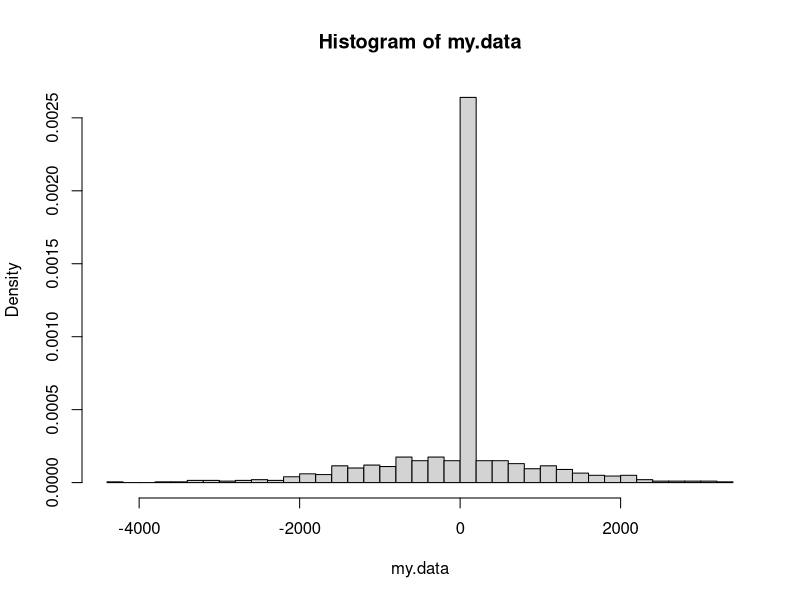
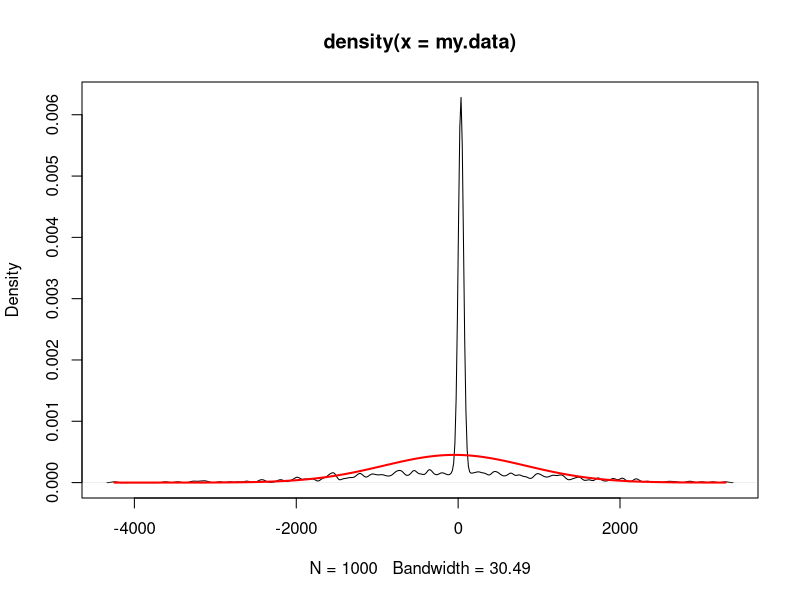
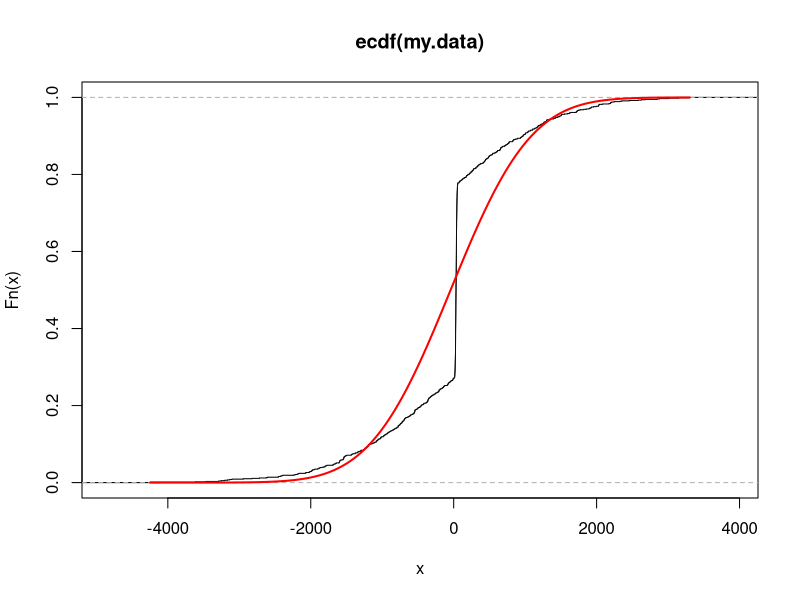

Recreate these plots in R, in order.
## ---- chunk 1
id = (35+67+1)/3
# your code here
n <- 1000
sigma_1 <- 3
sigma_2 <- id
mu_1 <- id
mu_2 <- -2
mean <- c(mu_1, mu_2)
sd <- c(sigma_1, sigma_2)
my.data <- rnorm(n, mean, sd^2)
summary(my.data)
## ---- chunk 2
# draw histogram
hist(my.data, breaks = 30, probability = T)
# superimpose empirical density
plot(density(my.data))
# superimpose normal density
x <- seq(min(my.data), max(my.data), by = .01)
lines(x, dnorm(x, mean = mean(my.data), sd = sd(my.data)), col = "red", lwd = 2)
# plot(ecdf(my.data))
# lines(my.data, pnorm(my.data, mean = mean(my.data), sd = sd(my.data)), col ="red", lwd = 2)
## ---- chunk 3
# plot ecdf
plot(ecdf(my.data))
# superimpose cdf for standard normal
x <- seq(min(my.data), max(my.data), by = .01)
lines(x, pnorm(x, mean = mean(my.data), sd = sd(my.data)), col = "red", lwd = 2)

# calculate maximal difference
max(abs(ecdf(my.data)(x) - pnorm(x, mean = mean(my.data), sd = sd(my.data))))
## ---- chunk 4
# skewness
skewness <- function(x) {
  m3 <- mean((x - mean(x))^3)
  m2 <- mean((x - mean(x))^2)
  return(m3 / m2^(3 / 2))
}

skewness_calculated <- skewness(my.data)
print(skewness_calculated)
if (skewness_calculated > 0) {
  print("The data are positively skewed - the tail is longer on the right side")
} else if (skewness_calculated < 0) {
  print("The data are negatively skewed - the tail is longer on the left side")
} else {
  print("The data are symmetrically distributed")
}

# kurtosis
kurtosis <- function(x) {
  m4 <- mean((x - mean(x))^4)
  m2 <- mean((x - mean(x))^2)
  return(m4 / m2^2)
}

kurtosis_calculated <- kurtosis(my.data)
print(kurtosis_calculated)
if (kurtosis_calculated > 3) {
  print("The data is more concentrated near the mean")
} else if (kurtosis_calculated < 3) {
  print("The data is more dispersed")
} else {
  print("The data is normally distributed")
}
## ---- chunk 5
# sort the data
sorted_data <- sort(my.data)

# calculate sample q-percentiles manually
q <- seq(0.1, 0.9, 0.1)
print(q)
percentiles <- q * n
percentiles <- round(percentiles)
percentiles <- percentiles + 1
percentiles <- sorted_data[percentiles]
print(percentiles)

# calculate sample q-percentiles by using percentile
quantile <- quantile(my.data, q)
print(quantile)
## ---- chunk 6
# your code here
# theoretical expected value and variance
dtm <- replicate(1000, mean(rnorm(n, mean, sd^2)))
theorexp <- sum(mean / 2)
theorexp
theorvar <- (sigma_1**2 + sigma_2**2) / 2 + 0.25 * (mu_1 - mu_2)**2
theorvar
# sample mean and sample variance
mean(my.data)
var(my.data)
## ---- chunk 7
# Calculate the fraction of the data that are within $k\sigma$ of the sample mean for $k=1,2,3$. Do we get the result expected? Why or why not?

m <- mean(my.data)
s <- sd(my.data)
mean(abs(my.data - m) < s)
mean(abs(my.data - m) < s * 2)
mean(abs(my.data - m) < s * 3)
